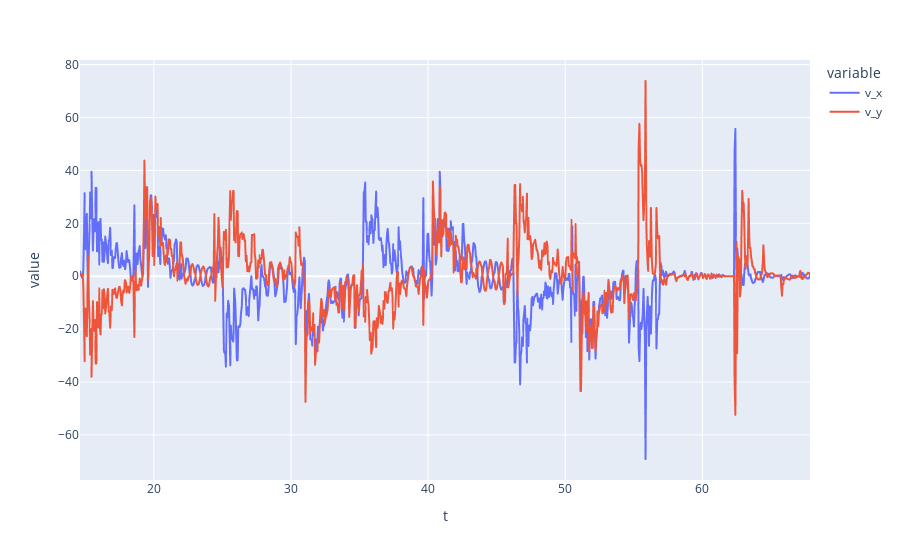

Notebook code cell kept with this figure:
### Code cell
px.line(df,"t",["v_x", "v_y"])

### Figure 1 — Plotly figure (JSON) as saved in the notebook; plotly's stock layout.template omitted (floating-point values rounded to 4 significant figures; data arrays with more than 128 entries replaced by an {"elided": "..."} marker saying what was removed)
{"data": [{"hovertemplate": "variable=v_x<br>t=%{x}<br>value=%{y}<extra></extra>", "legendgroup": "v_x", "line": {"color": "#636efa", "dash": "solid"}, "marker": {"symbol": "circle"}, "mode": "lines", "name": "v_x", "showlegend": true, "type": "scattergl", "x": {"elided": "1066 float values"}, "xaxis": "x", "y": {"elided": "1066 float values"}, "yaxis": "y"}, {"hovertemplate": "variable=v_y<br>t=%{x}<br>value=%{y}<extra></extra>", "legendgroup": "v_y", "line": {"color": "#EF553B", "dash": "solid"}, "marker": {"symbol": "circle"}, "mode": "lines", "name": "v_y", "showlegend": true, "type": "scattergl", "x": {"elided": "1066 float values"}, "xaxis": "x", "y": {"elided": "1066 float values"}, "yaxis": "y"}], "layout": {"legend": {"title": {"text": "variable"}, "tracegroupgap": 0}, "margin": {"t": 60}, "xaxis": {"anchor": "y", "domain": [0, 1], "title": {"text": "t"}}, "yaxis": {"anchor": "x", "domain": [0, 1], "title": {"text": "value"}}}}
